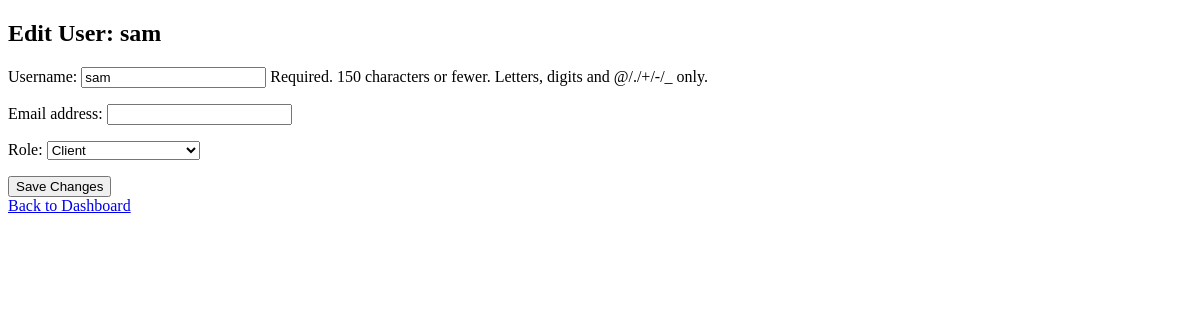
The app's page /edit-user/3/ (signed in), older data.
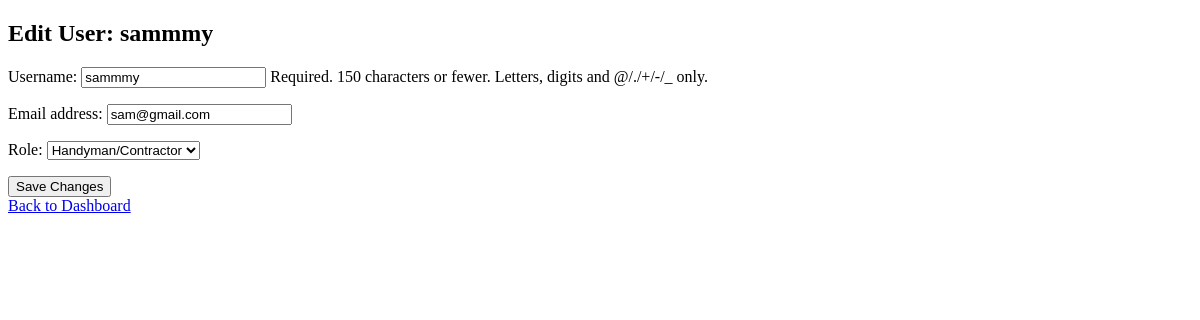
The same page, newer data.
### users/models.py (models this page shows, shortened)
class CustomUser(AbstractUser):
    ROLE_CHOICES = [
        ('ADMIN', 'Admin'),
        ('PROPERTY_MANAGER', 'Property Manager'),
        ('HANDYMAN', 'Handyman/Contractor'),
        ('CLIENT', 'Client'),
    ]
    role = models.CharField(max_length=20, choices=ROLE_CHOICES, default='CLIENT')

### users/views.py (the view)
# urls.py: path('edit-user/<int:user_id>/', views.edit_user, name='edit_user'),
@login_required
@user_passes_test(lambda user: user.role == 'ADMIN')
def edit_user(request, user_id):
    user = get_object_or_404(CustomUser, id=user_id)
    if request.method == 'POST':
        form = UserEditForm(request.POST, instance=user)
        if form.is_valid():
            form.save()
            return redirect('admin_dashboard')
    else:
        form = UserEditForm(instance=user)
    return render(request, 'admin/edit_user.html', {'form': form, 'user': user})

### users/forms.py
class UserEditForm(forms.ModelForm):
    class Meta:
        model = CustomUser
        fields = ['username', 'email', 'role']  # Allow admin to change roles

### templates/admin/edit_user.html (shortened to what this page needs)
<!DOCTYPE html>
<html lang="en">
<head>
</head>
<body>
    <h2>Edit User: {{ user.username }}</h2>
    <form method="POST">
        {{ form.as_p }}
        <button type="submit">Save Changes</button>
    </form>
    <a href="{% url 'admin_dashboard' %}">Back to Dashboard</a>
</body>
</html>

Row changes from the older to the newer data that the page shows:
changed CustomUser: username "sam" → "sammmy"; email (not shown) → "sam@gmail.com"; role "Client" → "Handyman/Contractor"
